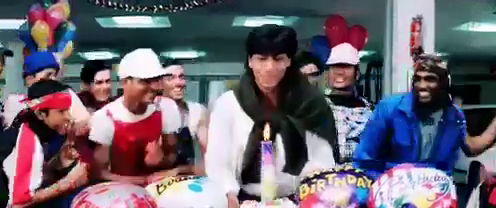
#> input picture frame 5 of video/a.mp4, 496 x 208 px
$ python readvid.py
#> lines starting #> are read from the running program, lines starting #| are printed output that depends on the picture
import numpy as np
import cv2

cap = cv2.VideoCapture('a.mp4')

while(cap.isOpened()):
    ret, frame = cap.read()
#> frame is the input picture: shape (208, 496, 3); mean B, G, R 111.5, 100.2, 107.8

    gray = cv2.cvtColor(frame, cv2.COLOR_BGR2GRAY)
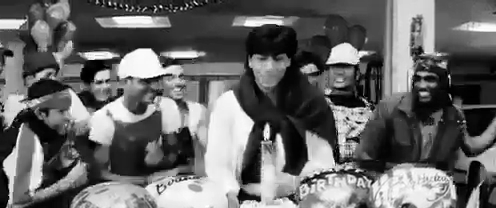
#> gray: shape (208, 496); min 0, max 255, mean 103.7

    cv2.imshow('frame',gray)
    if cv2.waitKey(50) & 0xFF == ord('q'):
#> (key q is pressed here)
        break

cap.release()
cv2.destroyAllWindows()

$ run again, starting later in the video
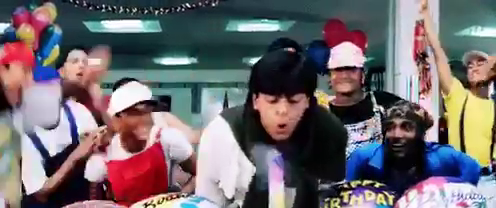
#> input picture frame 23 of video/a.mp4, 496 x 208 px
#> frame is the input picture: shape (208, 496, 3); mean B, G, R 109.7, 105.3, 112.2
#> `gray = cv2.cvtColor(frame, cv2.COLOR_BGR2GRAY)`:
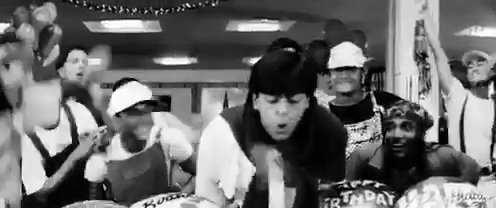
#> gray: shape (208, 496); min 0, max 255, mean 107.9

$ run again, starting later in the video
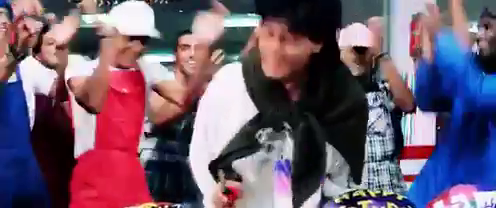
#> input picture frame 42 of video/a.mp4, 496 x 208 px
#> frame is the input picture: shape (208, 496, 3); mean B, G, R 108.8, 90.3, 110.8
#> `gray = cv2.cvtColor(frame, cv2.COLOR_BGR2GRAY)`:
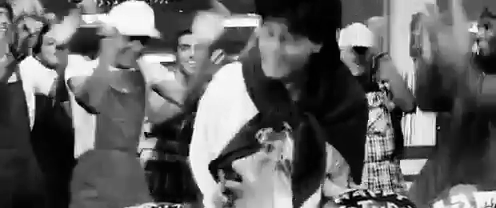
#> gray: shape (208, 496); min 0, max 255, mean 98.5
